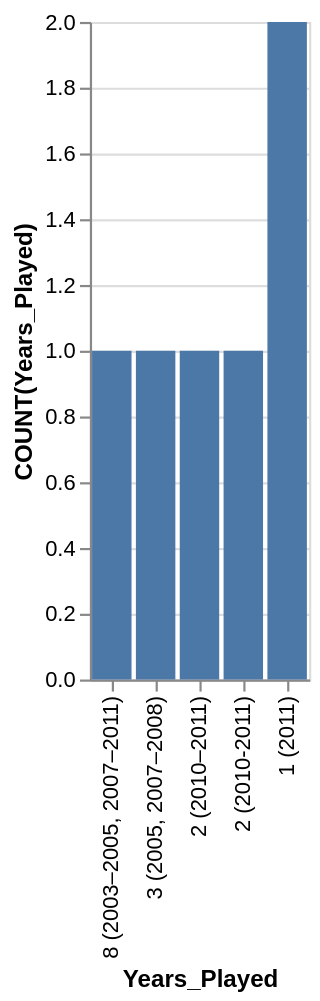

Vega-Lite specification for this chart:
### Vega-Lite specification from a JSON file in a GitHub repository (floating-point values rounded to 4 significant figures)
{"data": {"values": [{"x_data": "8 (2003–2005, 2007–2011)", "y_data": 1}, {"x_data": "3 (2005, 2007–2008)", "y_data": 1}, {"x_data": "2 (2010–2011)", "y_data": 1}, {"x_data": "2 (2010-2011)", "y_data": 1}, {"x_data": "1 (2011)", "y_data": 2}]}, "mark": "bar", "encoding": {"x": {"field": "x_data", "type": "nominal", "title": "Years_Played", "sort": "descending"}, "y": {"field": "y_data", "type": "quantitative", "title": "COUNT(Years_Played)"}}}
